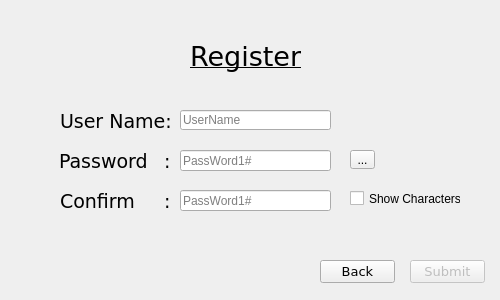
<?xml version="1.0" encoding="UTF-8"?>
<ui version="4.0">
 <class>RegisterChild</class>
 <widget class="QMdiSubWindow" name="RegisterChild">
  <property name="windowModality">
   <enum>Qt::NonModal</enum>
  </property>
  <property name="geometry">
   <rect>
    <x>0</x>
    <y>0</y>
    <width>500</width>
    <height>300</height>
   </rect>
  </property>
  <property name="sizePolicy">
   <sizepolicy hsizetype="Fixed" vsizetype="Fixed">
    <horstretch>0</horstretch>
    <verstretch>0</verstretch>
   </sizepolicy>
  </property>
  <property name="maximumSize">
   <size>
    <width>500</width>
    <height>300</height>
   </size>
  </property>
  <property name="windowTitle">
   <string>Log-In</string>
  </property>
  <property name="styleSheet">
   <string notr="true">#RegisterChild {
background-image: url(:/images/images/RegBG.png);
}</string>
  </property>
  <widget class="QLineEdit" name="nameEdit">
   <property name="geometry">
    <rect>
     <x>180</x>
     <y>110</y>
     <width>151</width>
     <height>20</height>
    </rect>
   </property>
   <property name="placeholderText">
    <string>UserName</string>
   </property>
  </widget>
  <widget class="QLabel" name="label">
   <property name="geometry">
    <rect>
     <x>190</x>
     <y>40</y>
     <width>111</width>
     <height>32</height>
    </rect>
   </property>
   <property name="font">
    <font>
     <family>Verdana</family>
    </font>
   </property>
   <property name="text">
    <string>&lt;html&gt;&lt;head/&gt;&lt;body&gt;&lt;p&gt;&lt;span style=&quot; font-size:20pt; text-decoration: underline; color:#000000;&quot;&gt;Register&lt;/span&gt;&lt;/p&gt;&lt;/body&gt;&lt;/html&gt;</string>
   </property>
  </widget>
  <widget class="QLabel" name="UserName">
   <property name="geometry">
    <rect>
     <x>60</x>
     <y>110</y>
     <width>113</width>
     <height>21</height>
    </rect>
   </property>
   <property name="font">
    <font>
     <family>Verdana</family>
    </font>
   </property>
   <property name="text">
    <string>&lt;html&gt;&lt;head/&gt;&lt;body&gt;&lt;p&gt;&lt;span style=&quot; font-size:14pt;&quot;&gt;User Name:&lt;/span&gt;&lt;/p&gt;&lt;/body&gt;&lt;/html&gt;</string>
   </property>
  </widget>
  <widget class="QLabel" name="Password">
   <property name="geometry">
    <rect>
     <x>59</x>
     <y>150</y>
     <width>91</width>
     <height>21</height>
    </rect>
   </property>
   <property name="font">
    <font>
     <family>Verdana</family>
    </font>
   </property>
   <property name="text">
    <string>&lt;html&gt;&lt;head/&gt;&lt;body&gt;&lt;p&gt;&lt;span style=&quot; font-size:14pt;&quot;&gt;Password&lt;/span&gt;&lt;/p&gt;&lt;/body&gt;&lt;/html&gt;</string>
   </property>
  </widget>
  <widget class="QLineEdit" name="passEdit">
   <property name="geometry">
    <rect>
     <x>180</x>
     <y>150</y>
     <width>151</width>
     <height>21</height>
    </rect>
   </property>
   <property name="echoMode">
    <enum>QLineEdit::Password</enum>
   </property>
   <property name="placeholderText">
    <string>PassWord1#</string>
   </property>
  </widget>
  <widget class="QPushButton" name="Submit">
   <property name="enabled">
    <bool>false</bool>
   </property>
   <property name="geometry">
    <rect>
     <x>410</x>
     <y>260</y>
     <width>75</width>
     <height>23</height>
    </rect>
   </property>
   <property name="sizePolicy">
    <sizepolicy hsizetype="Fixed" vsizetype="Fixed">
     <horstretch>0</horstretch>
     <verstretch>0</verstretch>
    </sizepolicy>
   </property>
   <property name="font">
    <font>
     <family>Verdana</family>
     <pointsize>10</pointsize>
    </font>
   </property>
   <property name="text">
    <string>Submit</string>
   </property>
  </widget>
  <widget class="QCheckBox" name="showChar">
   <property name="geometry">
    <rect>
     <x>350</x>
     <y>190</y>
     <width>111</width>
     <height>17</height>
    </rect>
   </property>
   <property name="text">
    <string>Show Characters</string>
   </property>
  </widget>
  <widget class="QLabel" name="Warning">
   <property name="geometry">
    <rect>
     <x>60</x>
     <y>220</y>
     <width>311</width>
     <height>31</height>
    </rect>
   </property>
   <property name="text">
    <string/>
   </property>
  </widget>
  <widget class="QLabel" name="Confirm">
   <property name="geometry">
    <rect>
     <x>60</x>
     <y>190</y>
     <width>81</width>
     <height>21</height>
    </rect>
   </property>
   <property name="font">
    <font>
     <family>Verdana</family>
    </font>
   </property>
   <property name="text">
    <string>&lt;html&gt;&lt;head/&gt;&lt;body&gt;&lt;p&gt;&lt;span style=&quot; font-size:14pt;&quot;&gt;Confirm&lt;/span&gt;&lt;/p&gt;&lt;/body&gt;&lt;/html&gt;</string>
   </property>
  </widget>
  <widget class="QLabel" name="nothing">
   <property name="geometry">
    <rect>
     <x>164</x>
     <y>190</y>
     <width>21</width>
     <height>21</height>
    </rect>
   </property>
   <property name="font">
    <font>
     <family>Verdana</family>
    </font>
   </property>
   <property name="text">
    <string>&lt;html&gt;&lt;head/&gt;&lt;body&gt;&lt;p&gt;&lt;span style=&quot; font-size:14pt;&quot;&gt;:&lt;/span&gt;&lt;/p&gt;&lt;/body&gt;&lt;/html&gt;</string>
   </property>
  </widget>
  <widget class="QLabel" name="nothing2">
   <property name="geometry">
    <rect>
     <x>164</x>
     <y>150</y>
     <width>21</width>
     <height>21</height>
    </rect>
   </property>
   <property name="font">
    <font>
     <family>Verdana</family>
    </font>
   </property>
   <property name="text">
    <string>&lt;html&gt;&lt;head/&gt;&lt;body&gt;&lt;p&gt;&lt;span style=&quot; font-size:14pt;&quot;&gt;:&lt;/span&gt;&lt;/p&gt;&lt;/body&gt;&lt;/html&gt;</string>
   </property>
  </widget>
  <widget class="QLineEdit" name="confirmEdit">
   <property name="geometry">
    <rect>
     <x>180</x>
     <y>190</y>
     <width>151</width>
     <height>21</height>
    </rect>
   </property>
   <property name="echoMode">
    <enum>QLineEdit::Password</enum>
   </property>
   <property name="placeholderText">
    <string>PassWord1#</string>
   </property>
  </widget>
  <widget class="QPushButton" name="Back">
   <property name="enabled">
    <bool>true</bool>
   </property>
   <property name="geometry">
    <rect>
     <x>320</x>
     <y>260</y>
     <width>75</width>
     <height>23</height>
    </rect>
   </property>
   <property name="sizePolicy">
    <sizepolicy hsizetype="Fixed" vsizetype="Fixed">
     <horstretch>0</horstretch>
     <verstretch>0</verstretch>
    </sizepolicy>
   </property>
   <property name="font">
    <font>
     <family>Verdana</family>
     <pointsize>10</pointsize>
    </font>
   </property>
   <property name="text">
    <string>Back</string>
   </property>
  </widget>
  <widget class="QToolButton" name="toolButton">
   <property name="geometry">
    <rect>
     <x>350</x>
     <y>150</y>
     <width>25</width>
     <height>19</height>
    </rect>
   </property>
   <property name="text">
    <string>...</string>
   </property>
  </widget>
 </widget>
 <customwidgets>
  <customwidget>
   <class>QMdiSubWindow</class>
   <extends>QWidget</extends>
   <header>qmdisubwindow.h</header>
   <container>1</container>
  </customwidget>
 </customwidgets>
 <tabstops>
  <tabstop>nameEdit</tabstop>
  <tabstop>passEdit</tabstop>
  <tabstop>confirmEdit</tabstop>
  <tabstop>toolButton</tabstop>
  <tabstop>showChar</tabstop>
  <tabstop>Back</tabstop>
  <tabstop>Submit</tabstop>
 </tabstops>
 <resources/>
 <connections>
  <connection>
   <sender>showChar</sender>
   <signal>toggled(bool)</signal>
   <receiver>RegisterChild</receiver>
   <slot>showPass()</slot>
   <hints>
    <hint type="sourcelabel">
     <x>395</x>
     <y>158</y>
    </hint>
    <hint type="destinationlabel">
     <x>249</x>
     <y>149</y>
    </hint>
   </hints>
  </connection>
 </connections>
 <slots>
  <slot>showPass()</slot>
  <slot>subPush()</slot>
 </slots>
</ui>
